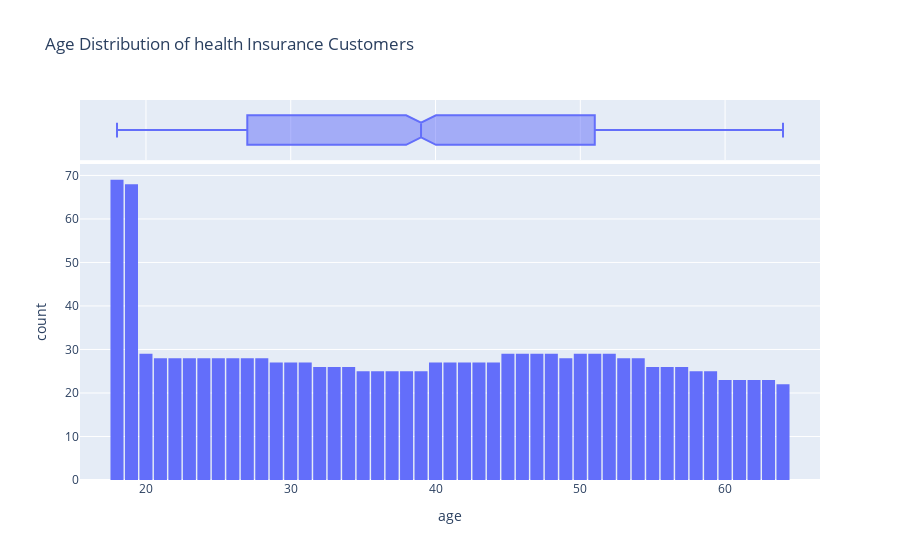

Write notebook code for a chart like this one.
### Code cell
fig = px.histogram(insurance, x='age', nbins = 47, 
                  title = 'Age Distribution of health Insurance Customers', 
                  marginal = 'box'
                 )
fig.update_layout(bargap = 0.1)
fig.show()

### Figure 1 — Plotly figure (JSON) as saved in the notebook; plotly's stock layout.template omitted (floating-point values rounded to 4 significant figures; data arrays with more than 128 entries replaced by an {"elided": "..."} marker saying what was removed)
{"data": [{"alignmentgroup": "True", "bingroup": "x", "hovertemplate": "age=%{x}<br>count=%{y}<extra></extra>", "legendgroup": "", "marker": {"color": "#636efa", "pattern": {"shape": ""}}, "name": "", "nbinsx": 47, "offsetgroup": "", "orientation": "v", "showlegend": false, "type": "histogram", "x": {"elided": "1338 int values"}, "xaxis": "x", "yaxis": "y"}, {"alignmentgroup": "True", "hovertemplate": "age=%{x}<extra></extra>", "legendgroup": "", "marker": {"color": "#636efa"}, "name": "", "notched": true, "offsetgroup": "", "showlegend": false, "type": "box", "x": {"elided": "1338 int values"}, "xaxis": "x2", "yaxis": "y2"}], "layout": {"bargap": 0.1, "barmode": "relative", "legend": {"tracegroupgap": 0}, "title": {"text": "Age Distribution of health Insurance Customers"}, "xaxis": {"anchor": "y", "domain": [0, 1], "title": {"text": "age"}}, "xaxis2": {"anchor": "y2", "domain": [0, 1], "matches": "x", "showgrid": true, "showticklabels": false}, "yaxis": {"anchor": "x", "domain": [0, 0.8316], "title": {"text": "count"}}, "yaxis2": {"anchor": "x2", "domain": [0.8416, 1], "matches": "y2", "showgrid": false, "showline": false, "showticklabels": false, "ticks": ""}}}
